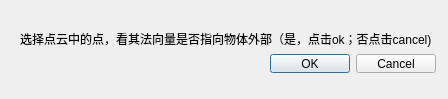
<?xml version="1.0" encoding="UTF-8"?>
<ui version="4.0">
 <class>RegulateNormalDialog</class>
 <widget class="QDialog" name="RegulateNormalDialog">
  <property name="geometry">
   <rect>
    <x>0</x>
    <y>0</y>
    <width>448</width>
    <height>99</height>
   </rect>
  </property>
  <property name="windowTitle">
   <string>Dialog</string>
  </property>
  <widget class="QWidget" name="">
   <property name="geometry">
    <rect>
     <x>20</x>
     <y>30</y>
     <width>416</width>
     <height>43</height>
    </rect>
   </property>
   <layout class="QVBoxLayout" name="verticalLayout">
    <item>
     <widget class="QLabel" name="label">
      <property name="text">
       <string>选择点云中的点，看其法向量是否指向物体外部（是，点击ok；否点击cancel)</string>
      </property>
     </widget>
    </item>
    <item>
     <widget class="QDialogButtonBox" name="buttonBox">
      <property name="orientation">
       <enum>Qt::Horizontal</enum>
      </property>
      <property name="standardButtons">
       <set>QDialogButtonBox::Cancel|QDialogButtonBox::Ok</set>
      </property>
     </widget>
    </item>
   </layout>
  </widget>
 </widget>
 <resources/>
 <connections>
  <connection>
   <sender>buttonBox</sender>
   <signal>accepted()</signal>
   <receiver>RegulateNormalDialog</receiver>
   <slot>accept()</slot>
   <hints>
    <hint type="sourcelabel">
     <x>239</x>
     <y>63</y>
    </hint>
    <hint type="destinationlabel">
     <x>157</x>
     <y>98</y>
    </hint>
   </hints>
  </connection>
  <connection>
   <sender>buttonBox</sender>
   <signal>rejected()</signal>
   <receiver>RegulateNormalDialog</receiver>
   <slot>reject()</slot>
   <hints>
    <hint type="sourcelabel">
     <x>307</x>
     <y>69</y>
    </hint>
    <hint type="destinationlabel">
     <x>286</x>
     <y>98</y>
    </hint>
   </hints>
  </connection>
 </connections>
</ui>
